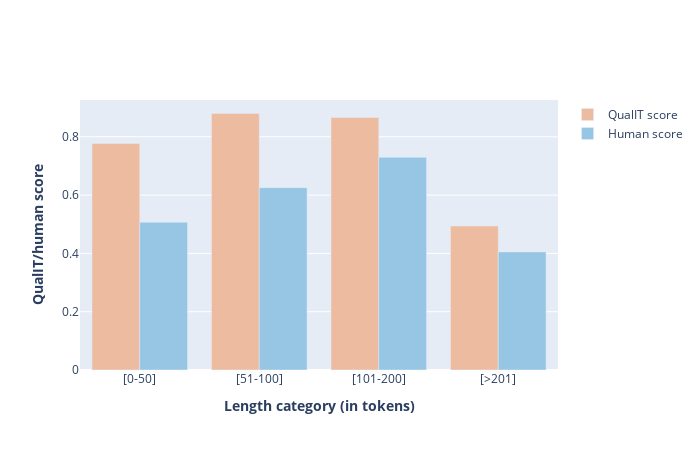

Notebook code cell kept with this figure:
### Code cell
# Calcul des moyennes
df_bar = df.groupby("contrib_tokens_bins_fixe", observed=False)[["C", "score_humain"]].mean().reset_index()
# Mise à l'échelle
df_bar["score_humain"] = df_bar["score_humain"]/10
# Ordre des catégories
order = ["[0-50]", "[51-100]", "[101-200]", "[>201]"]
df_bar["contrib_tokens_bins_fixe"] = pd.Categorical(df_bar["contrib_tokens_bins_fixe"], categories=order, ordered=True)
df_bar = df_bar.sort_values("contrib_tokens_bins_fixe")

# Barplot
fig1 = go.Figure()
fig1.add_trace(go.Bar(
    x=df_bar["contrib_tokens_bins_fixe"], y=df_bar["C"],
    name="QualIT score", marker_color="#ecbba0",
))
fig1.add_trace(go.Bar(
    x=df_bar["contrib_tokens_bins_fixe"], y=df_bar["score_humain"],
    name="Human score", marker_color="#96c6e4",
))
fig1.update_layout(
    barmode="group",
    xaxis_title="<b>Length category (in tokens)</b>",
    yaxis_title="<b>QualIT/human score</b>",
    width=700, height=450
)
fig1.update_traces(hovertemplate="Score = %{y}<extra></extra>")

fig1.show()

### Figure 1 — Plotly figure (JSON) as saved in the notebook; plotly's stock layout.template omitted (floating-point values rounded to 4 significant figures)
{"data": [{"hovertemplate": "Score = %{y}<extra></extra>", "marker": {"color": "#ecbba0"}, "name": "QualIT score", "type": "bar", "x": ["[0-50]", "[51-100]", "[101-200]", "[>201]"], "y": [0.7772, 0.8798, 0.8663, 0.494]}, {"hovertemplate": "Score = %{y}<extra></extra>", "marker": {"color": "#96c6e4"}, "name": "Human score", "type": "bar", "x": ["[0-50]", "[51-100]", "[101-200]", "[>201]"], "y": [0.507, 0.6256, 0.7296, 0.4051]}], "layout": {"barmode": "group", "height": 450, "width": 700, "xaxis": {"title": {"text": "<b>Length category (in tokens)</b>"}}, "yaxis": {"title": {"text": "<b>QualIT/human score</b>"}}}}
